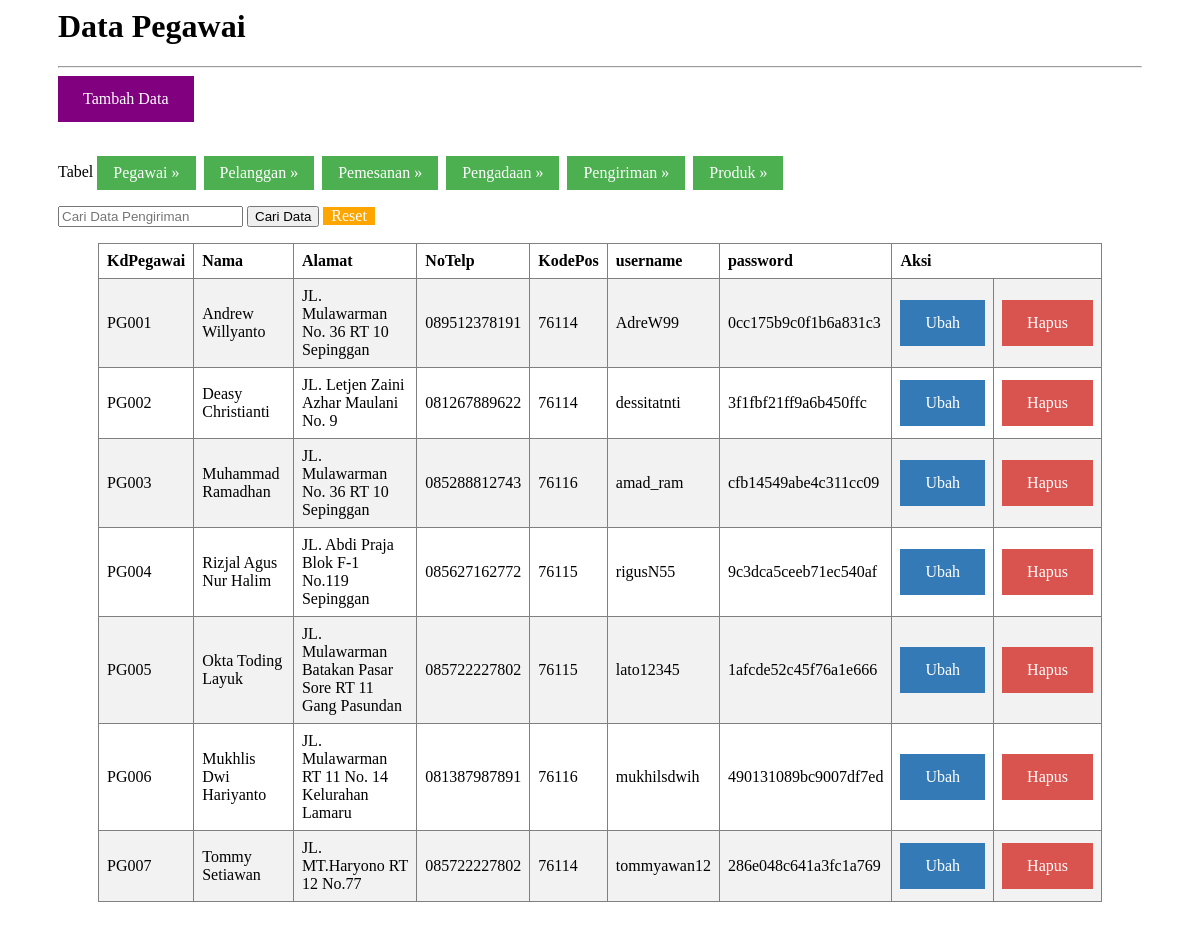
/index.php/pegawai, run on the app's committed database.
### tables this page shows
CREATE TABLE IF NOT EXISTS `pegawai` (
  `KdPegawai` char(6) NOT NULL,
  `Nama` varchar(30) NOT NULL,
  `Alamat` varchar(90) NOT NULL,
  `KodePos` char(5) NOT NULL,
  `NoTelp` char(13) NOT NULL,
  `username` varchar(40) NOT NULL,
  `password` char(20) NOT NULL
);

### application/controllers/pegawai.php (called while the page is built, shortened)
<?php if ( ! defined('BASEPATH')) exit('No direct script access allowed');
class Pegawai extends CI_Controller {
	public function __construct(){
		$this->load->model('PegawaiModel');
	}
	public function index(){
		$data['pegawai'] = $this->PegawaiModel->view();
		$this->load->view('pegawai/index', $data);
	}
}

### index.php (called while the page is built, shortened)
<?php
require_once BASEPATH.'core/CodeIgniter.php';

### application/models/PegawaiModel.php (called while the page is built, shortened)
<?php if ( ! defined('BASEPATH')) exit('No direct script access allowed');
class PegawaiModel extends CI_Model {
	public function view(){
		return $this->db->get('pegawai')->result();
	}
}

### application/views/pegawai/index.php (the view, shortened to what this page needs)
<html>
	<head>
		<link rel="stylesheet" type="text/css" href="<?php echo base_url(); ?>assets/Style.css">
	</head>
	<body>
		<h1>Data Pegawai</h1>
		<hr>
		<a class="btn_tambah" href='<?php echo base_url("pegawai/tambah"); ?>'>Tambah Data</a>
		<br><br>
		<p>
	  Tabel
		<a class="w3-btn" href='<?php echo base_url("pegawai/index"); ?>' target="_blank">Pegawai »</a>&nbsp;
		<a class="w3-btn" href='<?php echo base_url("pelanggan/index"); ?>' target="_blank">Pelanggan »</a>&nbsp;
		<a class="w3-btn" href='<?php echo base_url("Pemesanan/index"); ?>' target="_blank">Pemesanan »</a>&nbsp;
		<a class="w3-btn" href='<?php echo base_url("pengadaan/index"); ?>' target="_blank">Pengadaan »</a>&nbsp;
		<a class="w3-btn" href='<?php echo base_url("pengiriman/index"); ?>' target="_blank">Pengiriman »</a>&nbsp;
		<a class="w3-btn" href='<?php echo base_url("produk/index"); ?>' target="_blank">Produk »</a>
		</p>
			<form action="<?php echo site_url('pegawai/cari');?>" method="get">
	      <input type="text" name="cari" placeholder="Cari Data Pengiriman">
	      <button type="submit">Cari Data</button>
				<div class="reset">
				<a href="<?php echo site_url('pegawai'); ?>" style="text-decoration:none; color: white;">Reset</a>
				</div>
	    </form><center>
<div class="ex2">
		<table border="1" cellpadding="7">
			<tr>
				<th>KdPegawai</th>
				<th>Nama</th>
				<th>Alamat</th>
				<th>NoTelp</th>
				<th>KodePos</th>
        <th>username</th>
        <th>password</th>
				<th colspan="2">Aksi</th>
			</tr>
			<?php
			if( ! empty($pegawai)){
				foreach($pegawai as $data){
					echo "<tr>
					<td>".$data->KdPegawai."</td>
					<td>".$data->Nama."</td>
					<td>".$data->Alamat."</td>
					<td>".$data->NoTelp."</td>
					<td>".$data->KodePos."</td>
					<td>".$data->username."</td>
          <td>".$data->password."</td>
					<td><a class='btn_ubah'  href='".base_url("pegawai/ubah/".$data->KdPegawai)."'>Ubah</a></td>
					<td><a class='btn_hapus' href='".base_url("pegawai/hapus/".$data->KdPegawai)."'>Hapus</a></td>
					</tr>";
				}
			}else{
				echo "<tr><td align='center' colspan='7'>Data Tidak Ada</td></tr>";
			}
			?>
		</table>
</div>
	</body>
</html>

### assets/Style.css (style rules this page uses)
table { border-collapse: collapse; width: 100%; }
th, td { text-align: left; padding: 8px; }
tr:nth-child(even) { background-color: #f2f2f2; }
.btn_ubah, a { background-color: #337ab7; color: white; padding: 14px 25px; text-align: center; text-decoration: none; display: inline-block; }
.btn_hapus, a { background-color: #d9534f; color: white; padding: 14px 25px; text-align: center; text-decoration: none; display: inline-block; }
.btn_tambah, a { background-color: purple; color: white; padding: 14px 25px; text-align: center; text-decoration: none; display: inline-block; }
.Reset, a { background-color: orange; padding: 0px 4px; text-align: center; text-decoration: none; display: inline-block; }
div.ex2 { padding-left: 40px; padding-right: 40px; }
body { padding-left: 50px; padding-right: 50px; padding-bottom: 50px; border-radius: 5px; }
.w3-btn, .w3-btn:link, .w3-btn:visited { color: #FFFFFF; background-color: #4CAF50; }
.w3-btn, .w3-button { border: none; display: inline-block; padding: 8px 16px; vertical-align: middle; overflow: hidden; text-decoration: none; color: inherit; background-color: inherit; text-align: center; cursor: pointer; white-space: nowrap; }

### data on the page
pegawai: KdPegawai "PG001", Nama "Andrew Willyanto", Alamat "JL. Mulawarman No. 36 RT 10 Sepinggan", NoTelp "089512378191", KodePos "76114", username "AdreW99", password "0cc175b9c0f1b6a831c3"
pegawai: KdPegawai "PG002", Nama "Deasy Christianti", Alamat "JL. Letjen Zaini Azhar Maulani No. 9", NoTelp "081267889622", KodePos "76114", username "dessitatnti", password "3f1fbf21ff9a6b450ffc"
pegawai: KdPegawai "PG003", Nama "Muhammad Ramadhan", Alamat "JL. Mulawarman No. 36 RT 10 Sepinggan", NoTelp "085288812743", KodePos "76116", username "amad_ram", password "cfb14549abe4c311cc09"
pegawai: KdPegawai "PG004", Nama "Rizjal Agus Nur Halim", Alamat "JL. Abdi Praja Blok F-1 No.119 Sepinggan", NoTelp "085627162772", KodePos "76115", username "rigusN55", password "9c3dca5ceeb71ec540af"
pegawai: KdPegawai "PG005", Nama "Okta Toding Layuk", Alamat "JL. Mulawarman Batakan Pasar Sore RT 11 Gang Pasundan", NoTelp "085722227802", KodePos "76115", username "lato12345", password "1afcde52c45f76a1e666"
pegawai: KdPegawai "PG006", Nama "Mukhlis Dwi Hariyanto", Alamat "JL. Mulawarman RT 11 No. 14 Kelurahan Lamaru", NoTelp "081387987891", KodePos "76116", username "mukhilsdwih", password "490131089bc9007df7ed"
pegawai: KdPegawai "PG007", Nama "Tommy Setiawan", Alamat "JL. MT.Haryono RT 12 No.77", NoTelp "085722227802", KodePos "76114", username "tommyawan12", password "286e048c641a3fc1a769"
